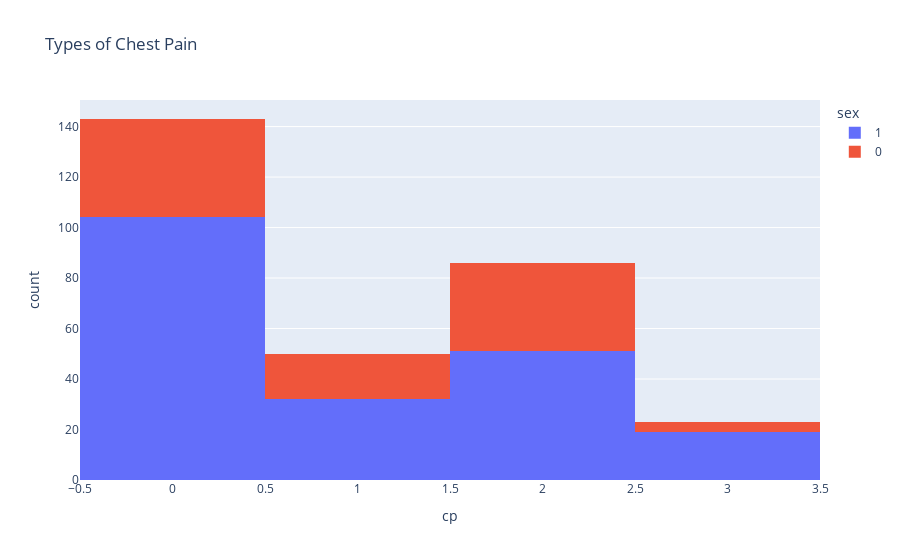

The cell this chart's notebook holds for it:
### Code cell
fig=px.histogram(df,
                 x="cp",
                 color="sex",
                 hover_data=df.columns,
                 title="Types of Chest Pain"
                )
fig.show()

### Figure 1 — Plotly figure (JSON) as saved in the notebook; plotly's stock layout.template omitted (floating-point values rounded to 4 significant figures; data arrays with more than 128 entries replaced by an {"elided": "..."} marker saying what was removed)
{"data": [{"alignmentgroup": "True", "bingroup": "x", "hovertemplate": "sex=1<br>cp=%{x}<br>count=%{y}<extra></extra>", "legendgroup": "1", "marker": {"color": "#636efa", "pattern": {"shape": ""}}, "name": "1", "offsetgroup": "1", "orientation": "v", "showlegend": true, "type": "histogram", "x": {"elided": "206 int values"}, "xaxis": "x", "yaxis": "y"}, {"alignmentgroup": "True", "bingroup": "x", "hovertemplate": "sex=0<br>cp=%{x}<br>count=%{y}<extra></extra>", "legendgroup": "0", "marker": {"color": "#EF553B", "pattern": {"shape": ""}}, "name": "0", "offsetgroup": "0", "orientation": "v", "showlegend": true, "type": "histogram", "x": [1, 0, 1, 2, 3, 2, 2, 3, 3, 1, 2, 1, 2, 2, 2, 2, 2, 0, 2, 0, 2, 2, 2, 0, 2, 0, 1, 0, 2, 1, 2, 0, 2, 2, 0, 1, 1, 0, 1, 2, 0, 1, 0, 0, 2, 2, 1, 0, 0, 2, 2, 2, 1, 2, 2, 1, 2, 1, 1, 0, 2, 2, 2, 0, 2, 2, 3, 0, 2, 2, 0, 1, 0, 0, 0, 0, 0, 0, 0, 0, 2, 0, 0, 0, 0, 0, 0, 0, 0, 0, 1, 0, 0, 0, 0, 1], "xaxis": "x", "yaxis": "y"}], "layout": {"barmode": "relative", "legend": {"title": {"text": "sex"}, "tracegroupgap": 0}, "title": {"text": "Types of Chest Pain"}, "xaxis": {"anchor": "y", "domain": [0, 1], "title": {"text": "cp"}}, "yaxis": {"anchor": "x", "domain": [0, 1], "title": {"text": "count"}}}}
